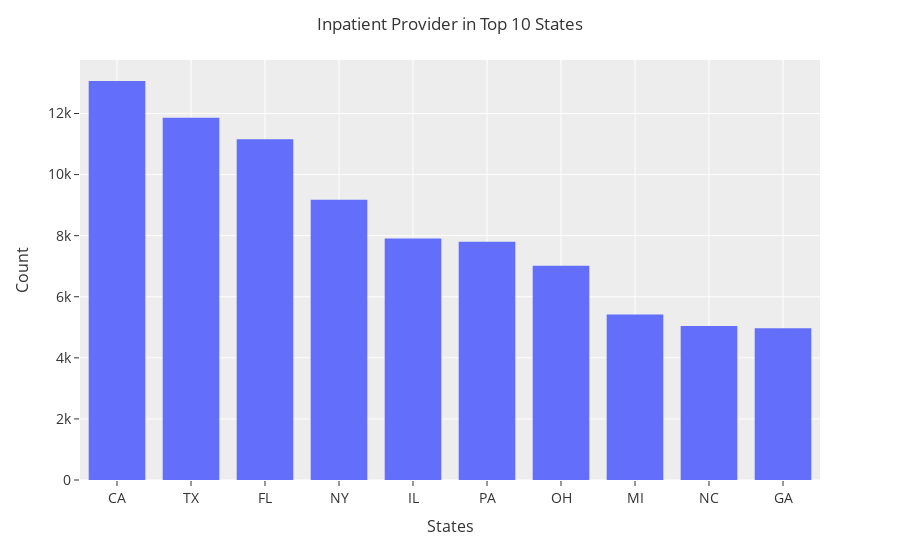

The notebook cell this image was saved under:
### Code cell
# Inpatient by State
state_count  = inpatient_df['Provider State'].value_counts()
state_count = state_count[:10,]
fig = px.histogram(x = state_count.index, y = state_count.values)
fig.update_layout(
    title='Inpatient Provider in Top 10 States',
    template='ggplot2',
    xaxis=dict(
        title='States',
        titlefont_size=16,
        tickfont_size=14,
    ),
    yaxis=dict(
        title='Count',
        titlefont_size=16,
        tickfont_size=14,
    ),
    legend=dict(
        x=0,
        y=1.0,
        bgcolor='rgba(255, 255, 255, 0)',
        bordercolor='rgba(255, 255, 255, 0)'
    ),
    barmode='group',
    bargap=0.15,
    bargroupgap=0.1 
)
fig.layout.xaxis.type = 'category'
fig.show()
fig.write_image("inpatient_analysis_graphs\inpatient_provider_top_10_states.png", engine='orca')

### Figure 1 — Plotly figure (JSON) as saved in the notebook; plotly's stock layout.template omitted (floating-point values rounded to 4 significant figures)
{"data": [{"alignmentgroup": "True", "bingroup": "x", "histfunc": "sum", "hovertemplate": "x=%{x}<br>sum of y=%{y}<extra></extra>", "legendgroup": "", "marker": {"color": "#636efa", "pattern": {"shape": ""}}, "name": "", "offsetgroup": "", "orientation": "v", "showlegend": false, "type": "histogram", "x": ["CA", "TX", "FL", "NY", "IL", "PA", "OH", "MI", "NC", "GA"], "xaxis": "x", "y": [13064, 11864, 11155, 9178, 7909, 7804, 7012, 5419, 5041, 4968], "yaxis": "y"}], "layout": {"bargap": 0.15, "bargroupgap": 0.1, "barmode": "group", "legend": {"bgcolor": "rgba(255, 255, 255, 0)", "bordercolor": "rgba(255, 255, 255, 0)", "tracegroupgap": 0, "x": 0, "y": 1}, "margin": {"t": 60}, "title": {"text": "Inpatient Provider in Top 10 States"}, "xaxis": {"anchor": "y", "domain": [0, 1], "tickfont": {"size": 14}, "title": {"font": {"size": 16}, "text": "States"}, "type": "category"}, "yaxis": {"anchor": "x", "domain": [0, 1], "tickfont": {"size": 14}, "title": {"font": {"size": 16}, "text": "Count"}}}}
